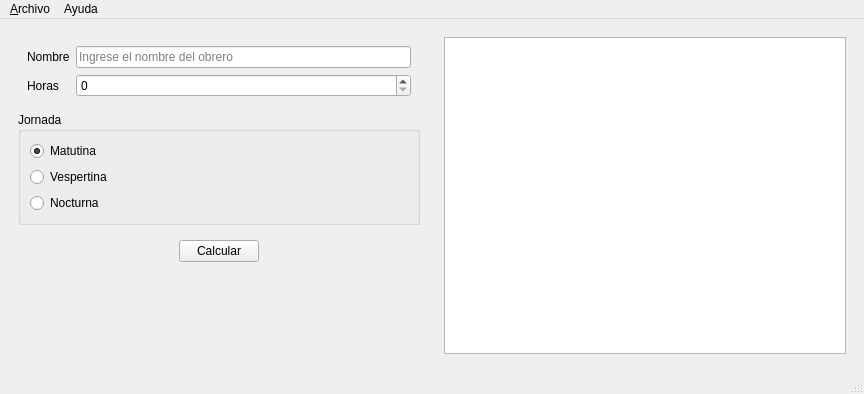
<?xml version="1.0" encoding="UTF-8"?>
<ui version="4.0">
 <class>Principal</class>
 <widget class="QMainWindow" name="Principal">
  <property name="geometry">
   <rect>
    <x>0</x>
    <y>0</y>
    <width>864</width>
    <height>394</height>
   </rect>
  </property>
  <property name="windowTitle">
   <string>CalcSalario</string>
  </property>
  <property name="windowIcon">
   <iconset resource="Recursos.qrc">
    <normaloff>:/iconoWin</normaloff>:/iconoWin</iconset>
  </property>
  <widget class="QWidget" name="centralwidget">
   <layout class="QHBoxLayout" name="horizontalLayout">
    <item>
     <widget class="QWidget" name="widget_2" native="true">
      <layout class="QVBoxLayout" name="verticalLayout_2">
       <item>
        <widget class="QWidget" name="widget" native="true">
         <property name="styleSheet">
          <string notr="true"/>
         </property>
         <layout class="QFormLayout" name="formLayout">
          <item row="0" column="0">
           <widget class="QLabel" name="lblNombre">
            <property name="text">
             <string>Nombre</string>
            </property>
           </widget>
          </item>
          <item row="0" column="1">
           <widget class="QLineEdit" name="linEdNombre">
            <property name="cursor">
             <cursorShape>ArrowCursor</cursorShape>
            </property>
            <property name="toolTip">
             <string>&lt;html&gt;&lt;head/&gt;&lt;body&gt;&lt;p align=&quot;center&quot;&gt;&lt;span style=&quot; font-weight:600;&quot;&gt;Nombre&lt;/span&gt;: Ingresar el nombre del obrero&lt;/p&gt;&lt;/body&gt;&lt;/html&gt;</string>
            </property>
            <property name="cursorPosition">
             <number>0</number>
            </property>
            <property name="placeholderText">
             <string>Ingrese el nombre del obrero</string>
            </property>
           </widget>
          </item>
          <item row="1" column="0">
           <widget class="QLabel" name="lblHoras">
            <property name="text">
             <string>Horas</string>
            </property>
           </widget>
          </item>
          <item row="1" column="1">
           <widget class="QSpinBox" name="spinBoxHoras">
            <property name="toolTip">
             <string>Ingrese el salario del obrero</string>
            </property>
            <property name="maximum">
             <number>50</number>
            </property>
           </widget>
          </item>
         </layout>
        </widget>
       </item>
       <item>
        <widget class="QGroupBox" name="groupBox">
         <property name="toolTip">
          <string>Seleccione la jornada laboral</string>
         </property>
         <property name="title">
          <string>Jornada</string>
         </property>
         <layout class="QVBoxLayout" name="verticalLayout">
          <item>
           <widget class="QRadioButton" name="radButMatutina">
            <property name="text">
             <string>Matutina</string>
            </property>
            <property name="checked">
             <bool>true</bool>
            </property>
           </widget>
          </item>
          <item>
           <widget class="QRadioButton" name="radButVespertina">
            <property name="text">
             <string>Vespertina</string>
            </property>
           </widget>
          </item>
          <item>
           <widget class="QRadioButton" name="radButNocturna">
            <property name="text">
             <string>Nocturna</string>
            </property>
           </widget>
          </item>
         </layout>
        </widget>
       </item>
       <item>
        <widget class="QWidget" name="widget_4" native="true">
         <layout class="QHBoxLayout" name="horizontalLayout_2">
          <item>
           <spacer name="horizontalSpacer">
            <property name="orientation">
             <enum>Qt::Horizontal</enum>
            </property>
            <property name="sizeHint" stdset="0">
             <size>
              <width>40</width>
              <height>20</height>
             </size>
            </property>
           </spacer>
          </item>
          <item>
           <widget class="QPushButton" name="pushBcalcular">
            <property name="enabled">
             <bool>true</bool>
            </property>
            <property name="toolTip">
             <string>Calcular el salario laboral</string>
            </property>
            <property name="text">
             <string>Calcular</string>
            </property>
           </widget>
          </item>
          <item>
           <spacer name="horizontalSpacer_2">
            <property name="orientation">
             <enum>Qt::Horizontal</enum>
            </property>
            <property name="sizeHint" stdset="0">
             <size>
              <width>40</width>
              <height>20</height>
             </size>
            </property>
           </spacer>
          </item>
         </layout>
        </widget>
       </item>
       <item>
        <spacer name="verticalSpacer">
         <property name="orientation">
          <enum>Qt::Vertical</enum>
         </property>
         <property name="sizeHint" stdset="0">
          <size>
           <width>20</width>
           <height>40</height>
          </size>
         </property>
        </spacer>
       </item>
      </layout>
     </widget>
    </item>
    <item>
     <widget class="QWidget" name="widget_3" native="true">
      <layout class="QVBoxLayout" name="verticalLayout_3">
       <item>
        <widget class="QPlainTextEdit" name="plainTextEdit">
         <property name="font">
          <font>
           <family>MS Reference Sans Serif</family>
          </font>
         </property>
         <property name="undoRedoEnabled">
          <bool>true</bool>
         </property>
         <property name="readOnly">
          <bool>true</bool>
         </property>
        </widget>
       </item>
      </layout>
     </widget>
    </item>
   </layout>
  </widget>
  <widget class="QMenuBar" name="menubar">
   <property name="geometry">
    <rect>
     <x>0</x>
     <y>0</y>
     <width>864</width>
     <height>25</height>
    </rect>
   </property>
   <widget class="QMenu" name="menuArchivo">
    <property name="title">
     <string>&amp;Archivo</string>
    </property>
    <addaction name="mnuAbrir"/>
    <addaction name="mnuNuevo"/>
    <addaction name="mnuGuardar"/>
    <addaction name="mnuGuardar_como"/>
    <addaction name="mnuCalcular"/>
    <addaction name="separator"/>
    <addaction name="mnuSalir"/>
   </widget>
   <widget class="QMenu" name="menuHelp">
    <property name="title">
     <string>Ayuda</string>
    </property>
    <addaction name="actionAcerca_de"/>
   </widget>
   <addaction name="menuArchivo"/>
   <addaction name="menuHelp"/>
  </widget>
  <widget class="QStatusBar" name="statusbar"/>
  <action name="mnuAbrir">
   <property name="icon">
    <iconset resource="Recursos.qrc">
     <normaloff>:/abrir</normaloff>:/abrir</iconset>
   </property>
   <property name="text">
    <string>A&amp;brir</string>
   </property>
   <property name="shortcut">
    <string>Ctrl+O</string>
   </property>
  </action>
  <action name="mnuGuardar_como">
   <property name="icon">
    <iconset theme="guardarComo" resource="Recursos.qrc">
     <normaloff>:/guardarComo</normaloff>:/guardarComo</iconset>
   </property>
   <property name="text">
    <string>Guardar &amp;como</string>
   </property>
   <property name="shortcut">
    <string>Ctrl+S</string>
   </property>
  </action>
  <action name="mnuCalcular">
   <property name="icon">
    <iconset theme="calcular" resource="Recursos.qrc">
     <normaloff>:/calcular</normaloff>:/calcular</iconset>
   </property>
   <property name="text">
    <string>&amp;Calcular</string>
   </property>
   <property name="shortcut">
    <string>F1</string>
   </property>
  </action>
  <action name="mnuSalir">
   <property name="icon">
    <iconset theme="salir" resource="Recursos.qrc">
     <normaloff>:/salir</normaloff>:/salir</iconset>
   </property>
   <property name="text">
    <string>&amp;Salir</string>
   </property>
   <property name="shortcut">
    <string>Esc</string>
   </property>
  </action>
  <action name="mnuNuevo">
   <property name="icon">
    <iconset resource="Recursos.qrc">
     <normaloff>:/nuevo</normaloff>:/nuevo</iconset>
   </property>
   <property name="text">
    <string>&amp;Nuevo</string>
   </property>
   <property name="shortcut">
    <string>Ctrl+N</string>
   </property>
  </action>
  <action name="mnuGuardar">
   <property name="icon">
    <iconset resource="Recursos.qrc">
     <normaloff>:/guardar</normaloff>:/guardar</iconset>
   </property>
   <property name="text">
    <string>&amp;Guardar </string>
   </property>
   <property name="shortcut">
    <string>Ctrl+G</string>
   </property>
  </action>
  <action name="actionAcerca_de">
   <property name="text">
    <string>Acerca de</string>
   </property>
  </action>
 </widget>
 <resources>
  <include location="Recursos.qrc"/>
 </resources>
 <connections/>
</ui>
